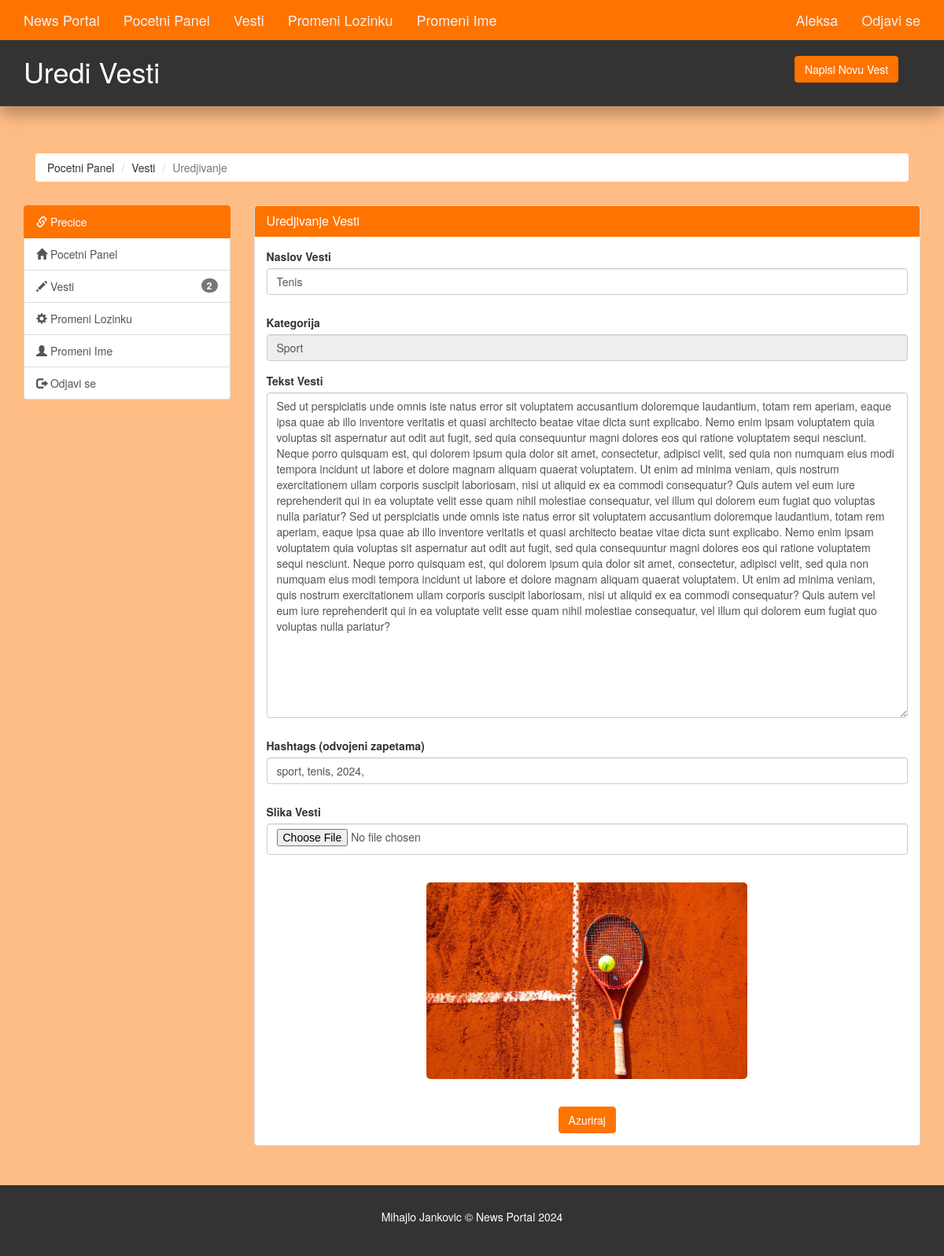
/author/edit-article.php?id=2 (signed in), run on the app's committed database.
### tables this page shows
CREATE TABLE `article` (
  `article_id` int(11) NOT NULL,
  `category_id` int(11) NOT NULL,
  `author_id` int(11) NOT NULL,
  `article_title` varchar(250) NOT NULL,
  `article_image` varchar(200) NOT NULL,
  `article_description` text NOT NULL,
  `article_date` date NOT NULL,
  `article_trend` tinyint(4) NOT NULL,
  `article_active` tinyint(4) NOT NULL,
  `likes` int(11) DEFAULT 0,
  `article_hashtags` varchar(255) NOT NULL DEFAULT '',
  `dislikes` int(11) DEFAULT 0
);

CREATE TABLE `category` (
  `category_id` int(11) NOT NULL,
  `category_name` varchar(45) NOT NULL,
  `category_color` varchar(35) NOT NULL,
  `category_image` varchar(250) NOT NULL,
  `category_description` varchar(350) NOT NULL
);

CREATE TABLE `article_hashtag` (
  `id` int(11) NOT NULL,
  `article_id` int(11) NOT NULL,
  `hashtag_name` varchar(255) NOT NULL
);

### author/edit-article.php (the view, shortened to what this page needs)
<?php
require('./includes/nav.inc.php');
if(isset($_GET['id'])) {
    $article_id = $_GET['id'];
} else {
    redirect('./articles.php');
}
?>
<section id="breadcrumb">
  <div class="container">
    <ol class="breadcrumb">
      <li><a href="./index.php">Pocetni Panel</a></li>
      <li><a href="./articles.php">Vesti</a></li>
      <li class="active">Uredjivanje</li>
    </ol>
  </div>
</section>
<section id="main">
  <div class="container">
    <div class="row">
      <?php
        $sql = "SELECT article.article_title,
                article.article_date,
                article.article_image,
                article.article_active,
                article.article_description,
                category.category_name,
                article.category_id
                FROM article, category
                WHERE article.author_id = {$author_id}
                AND article.article_id = {$article_id}
                AND article.category_id = category.category_id";
        $result = mysqli_query($con,$sql);
        $data = mysqli_fetch_assoc($result);
        $article_title = $data['article_title'];
        $article_desc = $data['article_description'];
        $article_image = $data['article_image'];
        require('./includes/quick-links.inc.php');
      ?>
      <div class="col-md-9">
        <div class="panel panel-default">
          <div class="panel-heading main-color-bg">
            <h3 class="panel-title">Uredjivanje Vesti</h3>
          </div>
          <div class="panel-body">
            <form method="post" id="edit_form" enctype="multipart/form-data">
              <div class="form-group">
                <label>Naslov Vesti</label>
                <input type="text" autocomplete="off" class="form-control" placeholder="Naslov Vesti"
                  value="<?php echo $article_title; ?>" name="article_title" id="article_title" required />
                <p id="error-title" class="error-msg text-danger"></p>
              </div>
              <div class="form-group">
                <label>Kategorija</label>
                <?php
                if (isset($_SESSION['AUTHOR_ID'])) {
                    $author_id = $_SESSION['AUTHOR_ID'];
                    $category_query = "SELECT category_name FROM category WHERE category_id = (SELECT category_id FROM author WHERE author_id = $author_id)";
                    $category_result = mysqli_query($con, $category_query);
                    if ($category_result && mysqli_num_rows($category_result) > 0) {
                        $category_row = mysqli_fetch_assoc($category_result);
                        $cat_name = $category_row['category_name'];
                    } else {
                        $cat_name = "Default Category";
                    }
                } else {
                    alert("Please Login to Enter Author Portal");
                    redirect('../author-login.php');
                }
                ?>
                <input type="text" class="form-control" value="<?php echo $cat_name; ?>" readonly />
              </div>
              <div class="form-group">
                <label>Tekst Vesti</label>
                <textarea name="article_desc" autocomplete="off" id="article_desc" class="form-control"
                  placeholder="Unesi tekst..." rows="20" min="150" required><?php echo $article_desc; ?></textarea>
                <p id="error-desc" class="error-msg text-danger"></p>
              </div>
              <div class="form-group">
                <label>Hashtags (odvojeni zapetama)</label>
                <input type="text" class="form-control" placeholder="Enter hashtags" name="hashtags" id="hashtags"
                    value="<?php
                        $existingHashtagsQuery = "SELECT hashtag_name FROM article_hashtag WHERE article_id = $article_id";
                        $existingHashtagsResult = mysqli_query($con, $existingHashtagsQuery);
                        while ($row = mysqli_fetch_assoc($existingHashtagsResult)) {
                            echo $row['hashtag_name'] . ', ';
                        }
                    ?>" />
                <p id="error-hashtags" class="error-msg text-danger"></p>
              </div>
              <div class="form-group">
                <label>Slika Vesti</label>
                <input type="file" class="form-control" placeholder="Slika Vesti" name="article_img" id="article_img"
                  accept="image/*" />
                <br>
              </div>
              <div class="form-group text-center">
                <img src="../assets/images/articles/<?php echo $article_image; ?>" class="image_preview"
                  id="image_preview" />
              </div>
              <br>
              <div class="text-center">
                <button type="submit" name="submit" class="btn btn-success">Azuriraj</button>
              </div>
            </form>
          </div>
        </div>
      </div>
    </div>
  </div>
</section>
<?php
  require('./includes/footer.inc.php')
?>

### assets/css/admin/style.css (style rules this page uses)
body { background: #ffbd86; }
.main-color-bg { background-color: #ff7300 !important; border-color: #ff7300 !important; color: #ffffff !important; }
.breadcrumb { margin: 30px 15px; background: #fff; color: #333333; }
.breadcrumb a { color: #333333; }
#main { min-height: 70.5vh; }
input[type="file"] { padding-bottom: 3.2rem; }
.image_preview { width: 50%; margin-left: auto; height: 250px; object-fit: cover; border-radius: var(--border-radius); }
.error-msg { padding-left: 1rem; padding-top: 1rem; font-weight: bold; }
.panel-body .text-center .btn { border-color: var(--primary-color); background-color: var(--primary-color) !important; }

### assets/css/partials/1-variables.css (style rules this page uses)
:root { --primary-color: #ff7300; --secondary-color: #f99500; --light-color: #f1f1f1; --dark-color: #50514f; --black-color: #333333; --tag-trend-color: #fa163f; --tag-yellow-color: #ffbe0b; --tag-purple-color: #8338ec; --tag-blue-color: #3a86ff; --tag-green-color: #00ff73; --tag-orange-color: #bb5700; --tag-pink-color: #ff0a54; --tag-brown-color: #663f3f; --tag-red-color: #ff0000; --tag-black-color: #000000; --tag-dark-color: #000083; --tag-mint-color: #00e8d1; --hover-color: #ee4444; --active-color: #b90615; --ts-vs: 0.56rem; --ts-sml: 0.8rem; --ts-md: 1.1rem; --ts-lg: 1.25rem; --hs-vs: 1.3rem; --hs-sml: 2rem; --hs-md: 2.5rem; --hs-lg: 3rem; --ff-monts: "Montserrat", sans-serif; --ff-nunito: "Nunito Sans", sans-serif; --ff-noto: "Noto Serif", serif; --ff-robo: "Roboto", sans-serif; --border-radius: 5px; }

### data on the page
article: article_title "Tenis", article_desc "Sed ut perspiciatis unde omnis iste natus error sit voluptatem accusantium doloremque laudantium, totam rem aperiam, eaque ipsa quae ab illo inventore veritatis et quasi architecto beatae vitae dicta sunt explicabo. Nemo enim ipsam voluptatem quia voluptas sit aspernatur aut odit aut fugit, sed quia consequuntur magni dolores eos qui ratione voluptatem sequi nesciunt. Neque porro quisquam est, qui dolorem ipsum quia dolor sit amet, consectetur, adipisci velit, sed quia non numquam eius modi tempora incidunt ut labore et dolore magnam aliquam quaerat voluptatem. Ut enim ad minima veniam, quis nostrum exercitationem ullam corporis suscipit laboriosam, nisi ut aliquid ex ea commodi…", article_image (picture)
category: category_name "Sport"
article_hashtag: hashtags "sport, tenis, 2024,"

### other printed values
$author_name "Aleksa"
$page_title "Uredi Vesti"
$no_of_articles "2"
